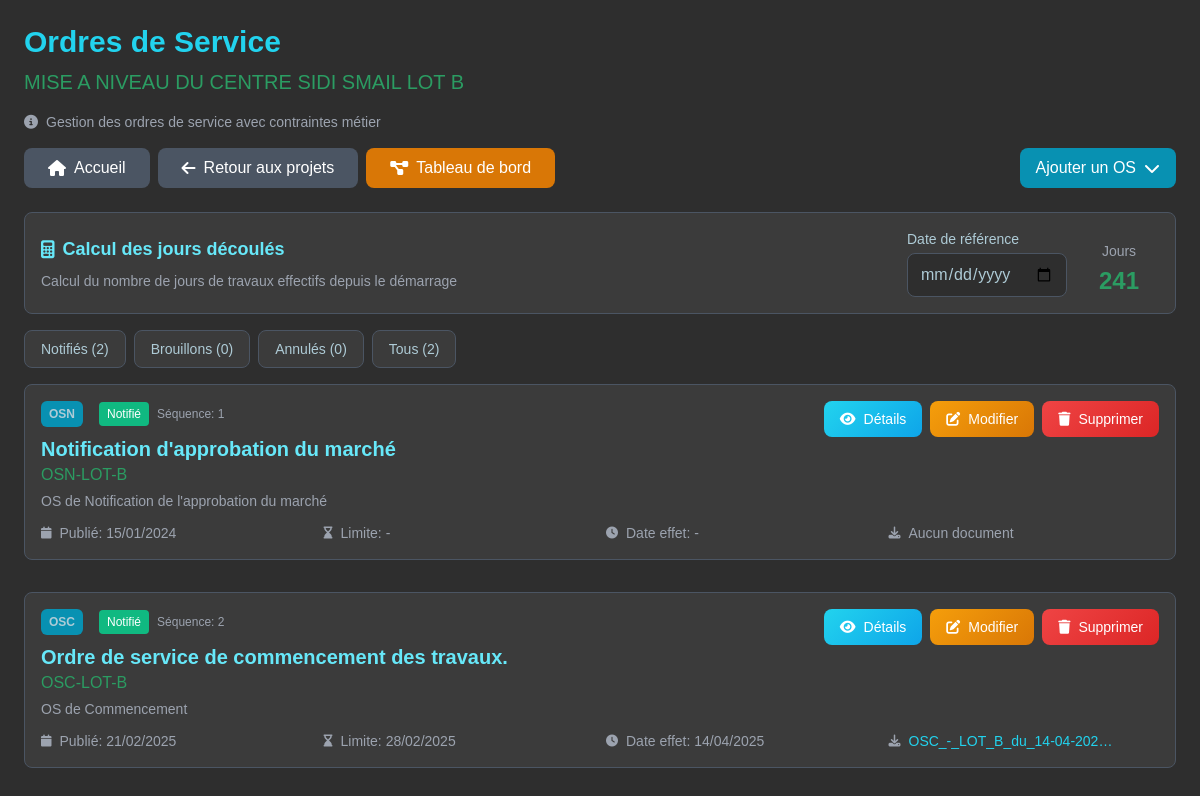
The page /projet/13/ordres-service/ (signed in) on the database as committed earlier.
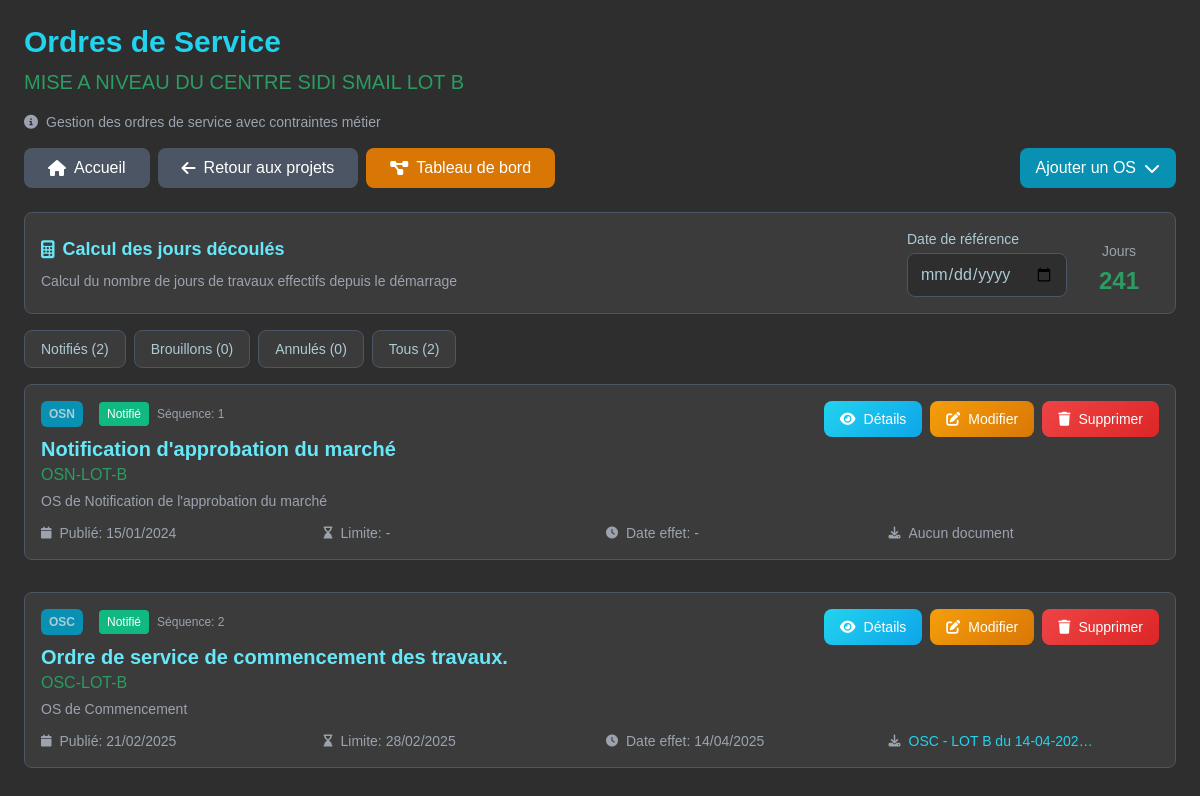
The same page on the database as committed later.
### projets/models/projet.py (models this page shows, shortened)
class OrdreService(models.Model):
    STATUT_CHOICES = [
        ('BROUILLON', 'Brouillon'),
        ('NOTIFIE', 'Notifié'),
        ('ANNULE', 'Annulé'),
    ]
    projet = models.ForeignKey(Projet, on_delete=models.CASCADE, related_name='ordres_service')
    type_os = models.ForeignKey(TypeOrdreService, on_delete=models.PROTECT)
    reference = models.CharField(max_length=50)
    titre = models.CharField(max_length=200)
    description = models.TextField()
    date_publication = models.DateField()
    date_limite = models.DateField(null=True, blank=True)
    date_effet = models.DateField(null=True, blank=True)
    if getattr(settings, 'USE_CLOUDINARY', False):
        from cloudinary.models import CloudinaryField
        fichier = CloudinaryField('raw',
                                    folder='ordres_services',
                                    resource_type='raw',
                                    null=True,
                                    blank=True,
                                    db_column='documents')
    else:
        fichier = models.FileField(upload_to='ordres_services/',
                                     null=True,
                                     blank=True,
                                     db_column='documents')
    original_filename = models.CharField(max_length=255, blank=True, verbose_name="Nom de fichier original")
    statut = models.CharField(max_length=20, choices=STATUT_CHOICES, default='BROUILLON')
    ordre_sequence = models.IntegerField(help_text="Ordre dans la séquence du projet")
    duree_extension = models.IntegerField(null=True, blank=True, default=0, help_text="Durée d'extension en jours")
    montant_supplementaire = models.DecimalField(max_digits=12, decimal_places=2, default=0, null=True, blank=True)
    created_at = models.DateTimeField(auto_now_add=True)
    updated_at = models.DateTimeField(auto_now=True)
    class Meta:
        unique_together = ['projet', 'reference']
        ordering = ['projet', 'ordre_sequence', 'date_publication']
    @property
    def get_file_name(self):
        if self.original_filename:
            return self.original_filename
        elif self.fichier:
            if getattr(settings, 'USE_CLOUDINARY', False):
                return self.__str__()
            return os.path.basename(self.fichier.name)
        return ""

class TypeOrdreService(models.Model):
    TYPE_CHOICES = [
        ('OSN', 'OS de Notification de l\'approbation du marché'),
        ('OSC', 'OS de Commencement'),
        ('OSA', 'OS d\'Arrêt'),
        ('OSR', 'OS de Reprise'),
        ('OSC10', 'OS de Continuation jusqu\'à 10%'),
        ('OSV', 'OS d\'Approbation d\'Avenant'),
        ('AUTRE', 'Autre OS'),
    ]
    code = models.CharField(max_length=10, choices=TYPE_CHOICES, unique=True)
    nom = models.CharField(max_length=100)
    description = models.TextField()
    ordre_min = models.IntegerField(help_text="Ordre minimum dans la séquence")
    ordre_max = models.IntegerField(help_text="Ordre maximum dans la séquence")
    precedent_obligatoire = models.ManyToManyField('self', symmetrical=False, blank=True)
    unique_dans_projet = models.BooleanField(default=False)

### projets/views/views.py (the view)
# urls.py: path('projet/<int:projet_id>/ordres-service/', views.ordres_service , name='ordres_service'),
@login_required
def ordres_service(request, projet_id):
    projet = get_object_or_404(Projet, id=projet_id)
    ordres_service = OrdreService.objects.filter(projet=projet).select_related('type_os').order_by('ordre_sequence')
    ordre_a_modifier = None
    if 'modifier_ordre' in request.GET:
        ordre_id = request.GET.get('modifier_ordre')
        ordre_a_modifier = get_object_or_404(OrdreService, id=ordre_id, projet=projet)
    if request.method == 'POST':
        if 'notifier_os' in request.POST:  # Notification d'un OS
            ordre_id = request.POST.get('notifier_os')
            ordre = get_object_or_404(OrdreService, id=ordre_id, projet=projet)
            try:
                ordre.statut = 'NOTIFIE'
                ordre.full_clean()  # Validation des contraintes métier
                ordre.save()
                messages.success(request, f"L'ordre de service {ordre.reference} a été notifié avec succès.")
            except ValidationError as e:
                messages.error(request, f"Erreur lors de la notification: {e}")
            return redirect('projets:ordres_service', projet_id=projet.id)
        elif 'annuler_os' in request.POST:  # Annulation d'un OS
            ordre_id = request.POST.get('annuler_os')
            ordre = get_object_or_404(OrdreService, id=ordre_id, projet=projet)
            ordre.statut = 'ANNULE'
            ordre.save()
            messages.success(request, f"L'ordre de service {ordre.reference} a été annulé.")
            return redirect('projets:ordres_service', projet_id=projet.id)
        else:  # Création/Modification
            form = OrdreServiceForm(request.POST, request.FILES, instance=ordre_a_modifier, projet=projet)
            print('Nous sommes dans le POST de ordres_service')
            if form.is_valid():
                print('Form valid')
                try:
                    ordre = form.save(commit=False)
                    ordre.projet = projet
                    fichier_document = request.FILES.get('fichier')
                    original_filename = request.POST.get('original_filename')
                    ordre.original_filename = original_filename
                    if fichier_document:
                        if getattr(settings, 'USE_CLOUDINARY', False):
                            upload_result = cloudinary.uploader.upload(
                                fichier_document,
                                folder="ordres_services",
                                resource_type="raw"
                            )
                            ordre.fichier = upload_result['public_id']
                        else:
                            ordre.fichier = fichier_document
                            ordre.original_filename = original_filename
                    if not ordre_a_modifier: # Création
                        ordre.statut = 'BROUILLON'
                    if 'supprimer_document' in request.POST and request.POST['supprimer_document'] == '1':
                        print("Suppression du document")
                        if ordre.fichier:
                            if getattr(settings, 'USE_CLOUDINARY', False):
                                print("Suppression Cloudinary")
                                delete_cloudinary_file(ordre.fichier)
                            elif os.path.isfile(ordre.fichier.path):
                                os.remove(ordre.fichier.path)
                            ordre.fichier = None
                            ordre.original_filename = None
                    if ordre.statut == 'NOTIFIE':
                        ordre.full_clean()
                    ordre.save()
                    if ordre.statut == 'NOTIFIE':
                        messages.success(request, f"L'ordre de service {ordre.reference} a été notifié avec succès.")
                    else:
                        action = "modifié" if ordre_a_modifier else "créé"
                        messages.success(request, f"L'ordre de service {ordre.reference} a été {action} en brouillon.")
                    return redirect('projets:ordres_service', projet_id=projet.id)
                except ValidationError as e:
                    error_messages = []
                    for field, errors in e.error_dict.items():
                        for error in errors:
                            error_messages.append(f"{field}: {error}")
                    if error_messages:
                        messages.error(request, "Erreurs de validation: " + "; ".join(error_messages))
                    else:
                        messages.error(request, f"Erreur de validation: {e}")
            else:
                for field, errors in form.errors.items():
                    for error in errors:
                        messages.error(request, f"{field}: {error}")
    else:
        form = OrdreServiceForm(instance=ordre_a_modifier, projet=projet)
    os_notifies = ordres_service.filter(statut='NOTIFIE')
    os_brouillons = ordres_service.filter(statut='BROUILLON')
    os_annules = ordres_service.filter(statut='ANNULE')
    if not projet.ordres_service.filter(type_os__code='OSN', statut='NOTIFIE').exists():
        codes_autorises = ['OSN']
    elif not projet.ordres_service.filter(type_os__code='OSC', statut='NOTIFIE').exists():
        codes_autorises = ['OSC']
    else:
        dernier_os = projet.ordres_service.filter(statut='NOTIFIE').order_by('-ordre_sequence').first()
        dernier_os_type = dernier_os.type_os.code
        if dernier_os_type in ['OSC', 'OSR']:
            codes_autorises = ['OSA', 'OSC10', 'OSV', 'AUTRE']
        elif dernier_os_type == 'OSA':
            codes_autorises = ['OSR', 'OSC10', 'OSV', 'AUTRE']
        else:
            codes_autorises = ['OSA', 'OSR', 'OSC10', 'OSV', 'AUTRE']
    types_disponibles = TypeOrdreService.objects.filter(code__in=codes_autorises).prefetch_related('precedent_obligatoire')
    context = {
        'projet': projet,
        'ordres_service': ordres_service,
        'os_notifies': os_notifies,
        'os_brouillons': os_brouillons,
        'os_annules': os_annules,
        'ordre_a_modifier': ordre_a_modifier,
        'types_disponibles': types_disponibles,
        'form': form,
    }
    return render(request, 'projets/ordres_service/ordres_service.html', context)

### projets/forms.py
class OrdreServiceForm(forms.ModelForm):
    class Meta:
        model = OrdreService
        fields = '__all__'
        exclude = ['projet', 'ordre_sequence']  # Ces champs sont gérés automatiquement
    def __init__(self, *args, **kwargs):
        self.projet = kwargs.pop('projet', None)
        super().__init__(*args, **kwargs)
        for field_name, field in self.fields.items():
            field.widget.attrs['class'] = 'form-control'
        self.fields['description'].widget.attrs['rows'] = 4
        self.fields['date_publication'].widget.attrs['type'] = 'date'
        self.fields['date_limite'].widget.attrs['type'] = 'date'
        self.fields['date_effet'].widget.attrs['type'] = 'date'
        if not self.instance.pk:
            self.fields['statut'].initial = 'BROUILLON'

### projets/models/projet.py (called while the page is built)
    @property
    def marche_approuve(self):
        return self.ordres_service.filter(
            type_os__code='OSN',
            statut='NOTIFIE'
        ).exists()

    def jours_decoules_aujourdhui(self):
        return self.jours_decoules_depuis_demarrage()

### projets/templates/projets/ordres_service/ordres_service.html (shortened to what the changed rows need)
<!DOCTYPE html>
<html lang="fr">
<head>
    {% load static %}
    <link rel="stylesheet" href="https://cdnjs.cloudflare.com/ajax/libs/font-awesome/6.4.0/css/all.min.css" />
    <script src="https://cdn.tailwindcss.com"></script>
</head>
<body class="p-4 sm:p-6">
    <div class="max-w-6xl mx-auto">
        <div class="mb-4">
            <h1 class="text-2xl sm:text-3xl font-bold text-cyan-400 mb-2">Ordres de Service</h1>
            <h2 class="text-lg sm:text-xl text-[#2B9C62]">{{ projet.nom }}</h2>
        </div>
        {% if ordres_service %}
            <div class="grid gap-3 sm:gap-4 mb-6">
                {% for ordre in ordres_service %}
                <div class="ordre-card">
                    <div class="flex flex-col sm:flex-row justify-between items-start gap-3 mb-3">
                        <div class="flex-1 w-full">
                            <div class="flex flex-wrap items-center gap-2 mb-2">
                                <span class="type-os-badge bg-cyan-600">{{ ordre.type_os.code }}</span>
                                <span class="px-2 py-1 rounded text-xs font-medium
                                    {% if ordre.statut == 'NOTIFIE' %}statut-notifie
                                    {% elif ordre.statut == 'BROUILLON' %}statut-brouillon
                                    {% else %}statut-annule{% endif %}">
                                    {{ ordre.get_statut_display }}
                                </span>
                                <span class="text-xs text-gray-400">Séquence: {{ ordre.ordre_sequence }}</span>
                            </div>
                            <h3 class="text-lg sm:text-xl font-semibold text-cyan-300 break-words">{{ ordre.titre }}</h3>
                            <p class="text-[#2B9C62] font-medium text-sm sm:text-base">{{ ordre.reference }}</p>
                            <p class="text-xs sm:text-sm text-gray-400 mt-1">{{ ordre.type_os.nom }}</p>
                        </div>
                        <div class="flex flex-wrap gap-2 w-full sm:w-auto justify-start">
                            <a href="{% url 'projets:details_ordre_service' projet.id ordre.id %}"
                               class="btn-primary px-3 sm:px-4 py-2 rounded-lg text-xs sm:text-sm font-medium flex items-center gap-1 sm:gap-2 btn-responsive w-full sm:w-auto justify-center">
                                <i class="fas fa-eye"></i> <span>Détails</span>
                            </a>
                            <a href="{% url 'projets:modifier_ordre_service' projet.id ordre.id %}"
                               class="btn-warning px-3 sm:px-4 py-2 rounded-lg text-xs sm:text-sm font-medium flex items-center gap-1 sm:gap-2 btn-responsive w-full sm:w-auto justify-center">
                                <i class="fas fa-edit"></i> <span>Modifier</span>
                            </a>
                            <a href="{% url 'projets:supprimer_ordre_service' projet.id ordre.id %}"
                               class="btn-danger px-3 sm:px-4 py-2 rounded-lg text-xs sm:text-sm font-medium flex items-center gap-1 sm:gap-2 btn-responsive w-full sm:w-auto justify-center"
                               onclick="return confirm('Supprimer cet ordre de service ?')">
                                <i class="fas fa-trash"></i> <span>Supprimer</span>
                            </a>
                        </div>
                    </div>
                    <div class="grid grid-cols-1 sm:grid-cols-2 lg:grid-cols-4 gap-3 text-xs sm:text-sm text-gray-400">
                        <div class="flex items-center gap-2">
                            <i class="fas fa-calendar text-xs"></i>
                            <span>Publié: {{ ordre.date_publication|date:"d/m/Y" }}</span>
                        </div>
                        <div class="flex items-center gap-2">
                            <i class="fas fa-hourglass-end text-xs"></i>
                            <span>Limite: {{ ordre.date_limite|date:"d/m/Y"|default:"-" }}</span>
                        </div>
                        <div class="flex items-center gap-2">
                            <i class="fas fa-clock text-xs"></i>
                            <span>Date effet: {{ ordre.date_effet|date:"d/m/Y"|default:"-" }}</span>
                        </div>
                        <div class="flex items-center gap-2">
                            <i class="fas fa-download text-xs"></i>
                            <span>
                                {% if ordre.fichier %}
                                    <a href="{% url 'projets:download_document' 'OrdreService' ordre.id %}?download=true"
                                    class="text-cyan-400 hover:underline break-all">{{ ordre.get_file_name|truncatechars:25 }}</a>
                                {% else %}
                                    Aucun document
                                {% endif %}
                            </span>
                        </div>
                    </div>
                </div>
                {% endfor %}
            </div>
        {% endif %}
    </div>
</body>
</html>

Rows that differ between the two databases and show on the page:
changed OrdreService "Ordre de service de commencement des travaux.": get_file_name "OSC_-_LOT_B_du_14-04-202…" → "OSC - LOT B du 14-04-202…"
